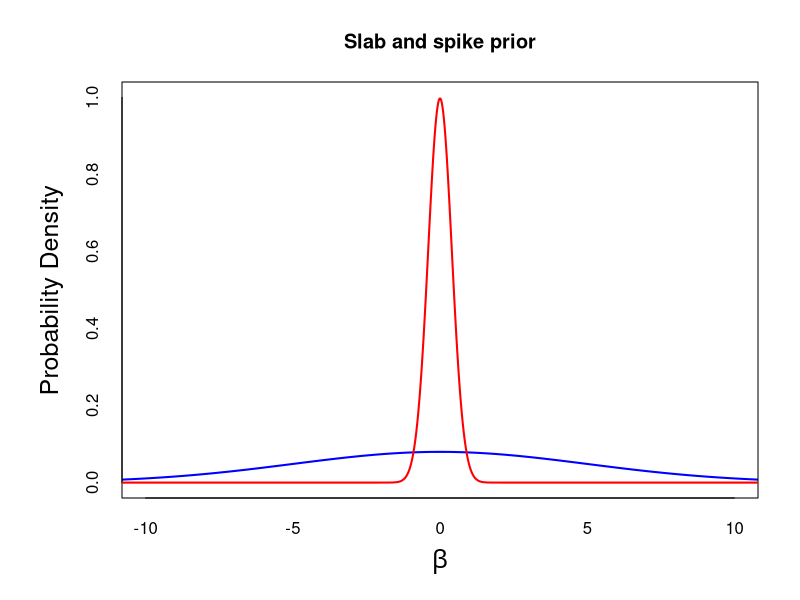

Write the R code that produced this figure.
setwd("/Users/Tom/Documents/Teaching/BayesianShortCourse 2/_Graphics/")
pdf(file="Slab_and_Spike_Prior.pdf", height=5, width=5)
x=seq(-50,50,.01)
par(mar=c(5, 6, 4, 2) + 0.1)
y=dnorm(x, mean=0,sd=5)
plot(x,y, xlab=expression(beta), xfont="Times", typ="l", labels=TRUE, space=1.5, ylab="Probability Density", lwd.ticks=0, cex.lab=1.5, col="blue", lwd=2, main="Slab and spike prior",xlim = c(-10,10),ylim=c(0,1))
y=dnorm(x, mean=0,sd=.4)
lines(x,y, xlab=expression(beta), xfont="Times", typ="l", labels=FALSE, space=1.5, ylab="Probability Density", lwd.ticks=0, cex.lab=1.5, lwd=2, col="red")
dev.off()


# j=seq(2,2.4,length=length(y))
# polygon(c(2,j,2.4),c(0,dnorm(j,3,.9),0),col="lightgray",border=NA)


# segments(2,0,2,dnorm(2,3,.9))
# segments(2.4,0,2.4,dnorm(2.4,3,.9))
